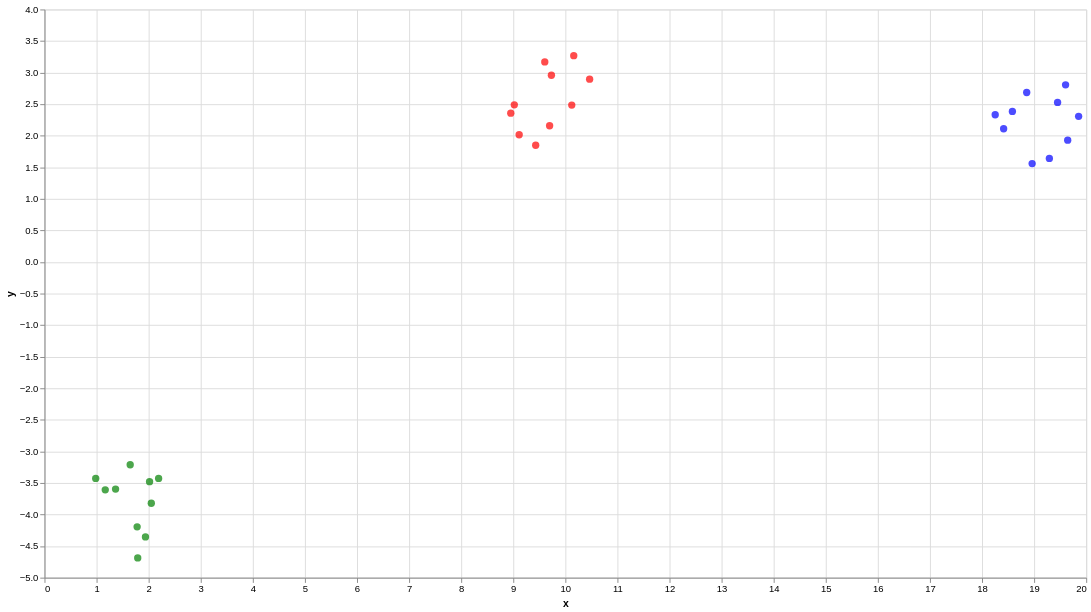

This figure's notebook cell:
### Code cell
# now use openai new models
from openai import OpenAI
client = OpenAI()
client.api_key = os.getenv('OPENAI_API_KEY_NOT_AZURE')

response_te3_large = client.embeddings.create(
    input=sentences,
    model="text-embedding-3-large"
)

embeddings_te3_large = []
for data in response_te3_large.data:
    embeddings_te3_large.append(data.embedding)

chart = plot_embeddings(sentences, embeddings_te3_large)
chart.interactive()

### Figure 1 — Vega-Lite specification as saved in the notebook (floating-point values rounded to 4 significant figures)
{"config": {"view": {"continuousWidth": 300, "continuousHeight": 300}}, "data": {"name": "data-cdc886ddef5160e295ca7365e9560272"}, "mark": {"type": "circle", "size": 60}, "encoding": {"color": {"field": "color", "scale": null, "type": "nominal"}, "tooltip": [{"field": "text", "type": "nominal"}], "x": {"field": "x", "type": "quantitative"}, "y": {"field": "y", "type": "quantitative"}}, "height": 600, "params": [{"name": "param_4", "select": {"type": "interval", "encodings": ["x", "y"]}, "bind": "scales"}], "width": 1100, "$schema": "https://vega.github.io/schema/vega-lite/v5.20.1.json", "datasets": {"data-cdc886ddef5160e295ca7365e9560272": [{"x": 18.58, "y": 2.385, "text": "I planted a maple tree in the backyard.", "color": "blue"}, {"x": 18.86, "y": 2.685, "text": "The tree provides shade during hot summer days.", "color": "blue"}, {"x": 19.45, "y": 2.528, "text": "We sat under the old oak tree.", "color": "blue"}, {"x": 18.25, "y": 2.333, "text": "The tree blossoms in the spring.", "color": "blue"}, {"x": 18.41, "y": 2.111, "text": "The apple tree bears fruit every autumn.", "color": "blue"}, {"x": 19.64, "y": 1.93, "text": "The tree's roots were deep in the ground.", "color": "blue"}, {"x": 18.96, "y": 1.559, "text": "The tree's leaves turned yellow and fell off.", "color": "blue"}, {"x": 19.85, "y": 2.307, "text": "The pine tree stood tall in the forest.", "color": "blue"}, {"x": 19.6, "y": 2.807, "text": "The willow tree hung over the pond.", "color": "blue"}, {"x": 19.29, "y": 1.641, "text": "The tree was cut down to make room for new construction.", "color": "blue"}, {"x": 9.698, "y": 2.158, "text": "The binary tree is a fundamental data structure in computer science.", "color": "red"}, {"x": 9.732, "y": 2.958, "text": "Each node in the tree stores a piece of data.", "color": "red"}, {"x": 9.113, "y": 2.016, "text": "The tree structure allows efficient search and sort operations.", "color": "red"}, {"x": 9.02, "y": 2.49, "text": "The tree is traversed in a pre-order, in-order, or post-order manner.", "color": "red"}, {"x": 9.43, "y": 1.849, "text": "A balanced binary tree offers optimal performance.", "color": "red"}, {"x": 10.47, "y": 2.896, "text": "The tree's root node has no parent.", "color": "red"}, {"x": 9.605, "y": 3.17, "text": "Each node in the tree has a link to its parent and children.", "color": "red"}, {"x": 10.16, "y": 3.269, "text": "The tree's leaf nodes have no children.", "color": "red"}, {"x": 10.12, "y": 2.485, "text": "A tree in computer science is not necessarily rooted.", "color": "red"}, {"x": 8.952, "y": 2.358, "text": "The tree algorithm was implemented recursively.", "color": "red"}, {"x": 1.645, "y": -3.212, "text": "My family tree traces back to the 16th century.", "color": "green"}, {"x": 1.778, "y": -4.195, "text": "I am researching my family tree.", "color": "green"}, {"x": 2.017, "y": -3.479, "text": "My family tree has branches all over the world.", "color": "green"}, {"x": 1.364, "y": -3.597, "text": "The family tree shows our genealogy.", "color": "green"}, {"x": 1.938, "y": -4.354, "text": "I found an interesting ancestor in our family tree.", "color": "green"}, {"x": 2.191, "y": -3.428, "text": "My family tree is quite complex.", "color": "green"}, {"x": 2.05, "y": -3.821, "text": "Our family tree includes several notable individuals.", "color": "green"}, {"x": 0.9829, "y": -3.428, "text": "The family tree reveals our heritage.", "color": "green"}, {"x": 1.79, "y": -4.687, "text": "I discovered distant relatives through the family tree.", "color": "green"}, {"x": 1.166, "y": -3.608, "text": "The family tree helps us understand our roots.", "color": "green"}]}}
